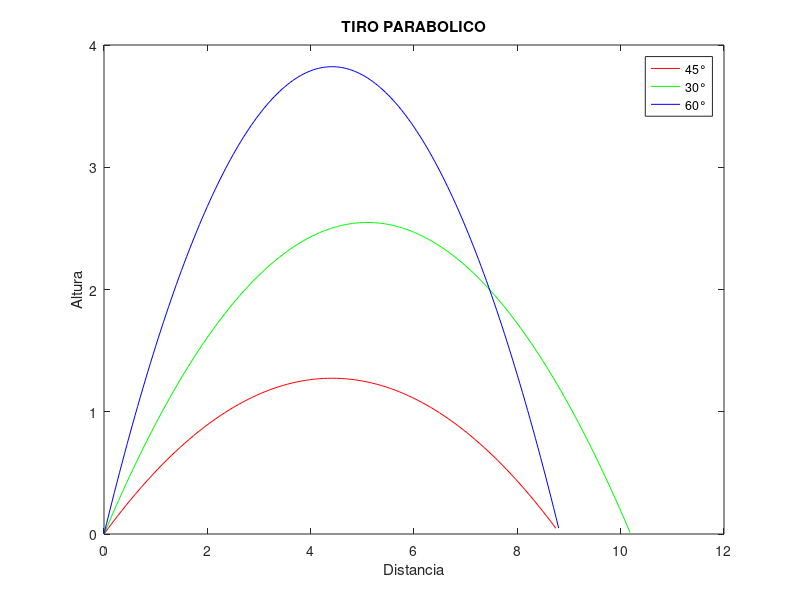

This figure's MATLAB source:
%Inicializar gravedad
g = 9.81;

% CASO 30°
Vx = 10*cosd(30);
Vy = 10*sind(30);
t = (2*Vy)/g;

disp('Valor de Vx:');
disp(Vx);
disp('Valor de Vy:');
disp(Vy);
disp('Valor del tiempo:');
disp(t);

x = Vx*t;
y = Vy*t-((1/2)*g)*t^2;
disp('Distancia:');
disp(x);
disp('Altura máxima:');
disp(y);
time = [0:0.01:t];
x1=Vx*time;
y1=Vy*time-(1/2)*(g)*(time.^2);
plot(x1,y1,'r');
xlabel('Distancia');
ylabel('Altura');
hold on;

% CASO 45°
Vx = 10*cosd(45);
Vy = 10*sind(45);
t = (2*Vy)/g;

disp('Vx: ');
disp(Vx);
disp('Vy:');
disp(Vy);
disp('Tiempo:');
disp(t);

x = Vx*t;
y = Vy*t-((1/2)*g)*t^2;
disp('Distancia:');
disp(x);
disp('Altura máxima:');
disp(y);
time = [0 : 0.01 : t];
x1 = Vx*time;
y1 = Vy*time-(1/2)*(g)*(time.^2);

plot(x1,y1,'g');

title('TIRO PARABOLICO');
xlabel('Distancia');
ylabel('Altura');
hold on

% CASO 60°
Vx =10*cosd(60);
Vy = 10*sind(60);
t = (2*Vy)/g;
disp('Valor de Vx:');
disp(Vx);
disp('Valor de Vy:');
disp(Vy);
disp('Valor del tiempo:');
disp(t);

x = Vx*t;
y = Vy*t-((1/2)*g)*t.^2;
disp('Distancia:');
disp(x);
disp('Altura máxima:');
disp(y);

time = [0:0.01:t];
x1 = Vx*time;
y1 = Vy*time-(1/2)*(g)*(time.^2);
plot(x1,y1,'b');
xlabel('Distancia');
ylabel('Altura');
legend("45°","30°","60°");